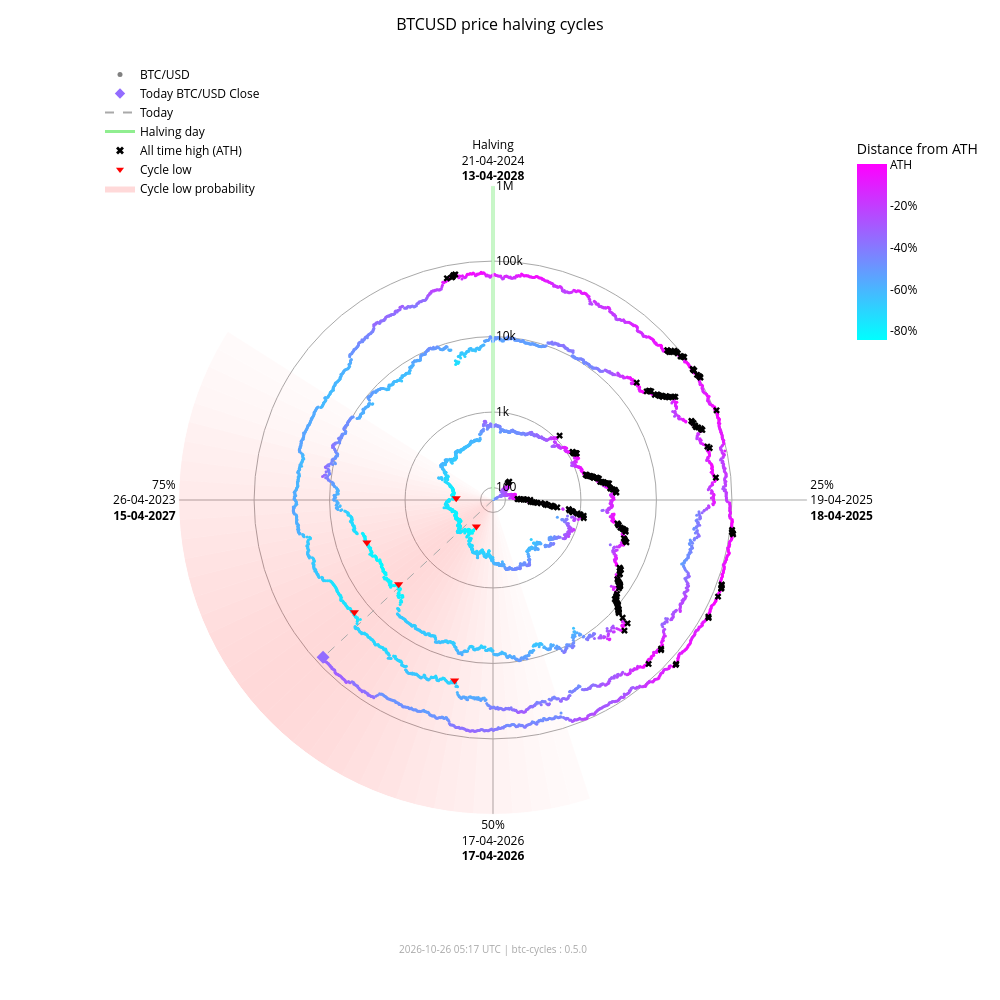

The notebook cell saved with this chart:
### Markdown cell above
### Interactive chart (plotly)

### Code cell
fig_interactive = btc.plot(
    kind="interactive",
    from_date="2012-11-28",
)
# plotly config for interactivity
config = {"scrollZoom": True, "displayModeBar": True}
# display in notebook
fig_interactive.show(config=config)

### Figure 1 — Plotly figure (JSON) as saved in the notebook; plotly's stock layout.template omitted (floating-point values rounded to 4 significant figures; data arrays with more than 128 entries replaced by an {"elided": "..."} marker saying what was removed)
{"data": [{"fill": "toself", "fillcolor": "rgba(255,0,0,0.018306980149439524)", "hoverinfo": "skip", "line": {"width": 0}, "mode": "lines", "r": [68.43, 1000000, 1000000, 68.43, 68.43], "showlegend": false, "theta": [162.0, 162.0, 165.6, 165.6, 162.0], "type": "scatterpolar"}, {"fill": "toself", "fillcolor": "rgba(255,0,0,0.02405911634527998)", "hoverinfo": "skip", "line": {"width": 0}, "mode": "lines", "r": [68.43, 1000000, 1000000, 68.43, 68.43], "showlegend": false, "theta": [165.6, 165.6, 169.2, 169.2, 165.6], "type": "scatterpolar"}, {"fill": "toself", "fillcolor": "rgba(255,0,0,0.030803449372254352)", "hoverinfo": "skip", "line": {"width": 0}, "mode": "lines", "r": [68.43, 1000000, 1000000, 68.43, 68.43], "showlegend": false, "theta": [169.2, 169.2, 172.8, 172.8, 169.2], "type": "scatterpolar"}, {"fill": "toself", "fillcolor": "rgba(255,0,0,0.03847233586005252)", "hoverinfo": "skip", "line": {"width": 0}, "mode": "lines", "r": [68.43, 1000000, 1000000, 68.43, 68.43], "showlegend": false, "theta": [172.8, 172.8, 176.4, 176.4, 172.8], "type": "scatterpolar"}, {"fill": "toself", "fillcolor": "rgba(255,0,0,0.04694405159551339)", "hoverinfo": "skip", "line": {"width": 0}, "mode": "lines", "r": [68.43, 1000000, 1000000, 68.43, 68.43], "showlegend": false, "theta": [176.4, 176.4, 180.0, 180.0, 176.4], "type": "scatterpolar"}, {"fill": "toself", "fillcolor": "rgba(255,0,0,0.05605603979818329)", "hoverinfo": "skip", "line": {"width": 0}, "mode": "lines", "r": [68.43, 1000000, 1000000, 68.43, 68.43], "showlegend": false, "theta": [180.0, 180.0, 183.6, 183.6, 180.0], "type": "scatterpolar"}, {"fill": "toself", "fillcolor": "rgba(255,0,0,0.06562330627802694)", "hoverinfo": "skip", "line": {"width": 0}, "mode": "lines", "r": [68.43, 1000000, 1000000, 68.43, 68.43], "showlegend": false, "theta": [183.6, 183.6, 187.2, 187.2, 183.6], "type": "scatterpolar"}, {"fill": "toself", "fillcolor": "rgba(255,0,0,0.07545707932574237)", "hoverinfo": "skip", "line": {"width": 0}, "mode": "lines", "r": [68.43, 1000000, 1000000, 68.43, 68.43], "showlegend": false, "theta": [187.2, 187.2, 190.8, 190.8, 187.2], "type": "scatterpolar"}, {"fill": "toself", "fillcolor": "rgba(255,0,0,0.08537841060169407)", "hoverinfo": "skip", "line": {"width": 0}, "mode": "lines", "r": [68.43, 1000000, 1000000, 68.43, 68.43], "showlegend": false, "theta": [190.8, 190.8, 194.4, 194.4, 190.8], "type": "scatterpolar"}, {"fill": "toself", "fillcolor": "rgba(255,0,0,0.09522272137134848)", "hoverinfo": "skip", "line": {"width": 0}, "mode": "lines", "r": [68.43, 1000000, 1000000, 68.43, 68.43], "showlegend": false, "theta": [194.4, 194.4, 198.0, 198.0, 194.4], "type": "scatterpolar"}, {"fill": "toself", "fillcolor": "rgba(255,0,0,0.10483418800389058)", "hoverinfo": "skip", "line": {"width": 0}, "mode": "lines", "r": [68.43, 1000000, 1000000, 68.43, 68.43], "showlegend": false, "theta": [198.0, 198.0, 201.6, 201.6, 198.0], "type": "scatterpolar"}, {"fill": "toself", "fillcolor": "rgba(255,0,0,0.11405248627197925)", "hoverinfo": "skip", "line": {"width": 0}, "mode": "lines", "r": [68.43, 1000000, 1000000, 68.43, 68.43], "showlegend": false, "theta": [201.6, 201.6, 205.2, 205.2, 201.6], "type": "scatterpolar"}, {"fill": "toself", "fillcolor": "rgba(255,0,0,0.12269756305009562)", "hoverinfo": "skip", "line": {"width": 0}, "mode": "lines", "r": [68.43, 1000000, 1000000, 68.43, 68.43], "showlegend": false, "theta": [205.2, 205.2, 208.8, 208.8, 205.2], "type": "scatterpolar"}, {"fill": "toself", "fillcolor": "rgba(255,0,0,0.13055959037792858)", "hoverinfo": "skip", "line": {"width": 0}, "mode": "lines", "r": [68.43, 1000000, 1000000, 68.43, 68.43], "showlegend": false, "theta": [208.8, 208.8, 212.4, 212.4, 208.8], "type": "scatterpolar"}, {"fill": "toself", "fillcolor": "rgba(255,0,0,0.13740037014073872)", "hoverinfo": "skip", "line": {"width": 0}, "mode": "lines", "r": [68.43, 1000000, 1000000, 68.43, 68.43], "showlegend": false, "theta": [212.4, 212.4, 216.0, 216.0, 212.4], "type": "scatterpolar"}, {"fill": "toself", "fillcolor": "rgba(255,0,0,0.14296927208088228)", "hoverinfo": "skip", "line": {"width": 0}, "mode": "lines", "r": [68.43, 1000000, 1000000, 68.43, 68.43], "showlegend": false, "theta": [216.0, 216.0, 219.6, 219.6, 216.0], "type": "scatterpolar"}, {"fill": "toself", "fillcolor": "rgba(255,0,0,0.14703219887325494)", "hoverinfo": "skip", "line": {"width": 0}, "mode": "lines", "r": [68.43, 1000000, 1000000, 68.43, 68.43], "showlegend": false, "theta": [219.6, 219.6, 223.2, 223.2, 219.6], "type": "scatterpolar"}, {"fill": "toself", "fillcolor": "rgba(255,0,0,0.14940752827264187)", "hoverinfo": "skip", "line": {"width": 0}, "mode": "lines", "r": [68.43, 1000000, 1000000, 68.43, 68.43], "showlegend": false, "theta": [223.2, 223.2, 226.8, 226.8, 223.2], "type": "scatterpolar"}, {"fill": "toself", "fillcolor": "rgba(255,0,0,0.15)", "hoverinfo": "skip", "line": {"width": 0}, "mode": "lines", "r": [68.43, 1000000, 1000000, 68.43, 68.43], "showlegend": false, "theta": [226.8, 226.8, 230.4, 230.4, 226.8], "type": "scatterpolar"}, {"fill": "toself", "fillcolor": "rgba(255,0,0,0.14882314851976614)", "hoverinfo": "skip", "line": {"width": 0}, "mode": "lines", "r": [68.43, 1000000, 1000000, 68.43, 68.43], "showlegend": false, "theta": [230.4, 230.4, 234.0, 234.0, 230.4], "type": "scatterpolar"}, {"fill": "toself", "fillcolor": "rgba(255,0,0,0.14600334989350275)", "hoverinfo": "skip", "line": {"width": 0}, "mode": "lines", "r": [68.43, 1000000, 1000000, 68.43, 68.43], "showlegend": false, "theta": [234.0, 234.0, 237.6, 237.6, 234.0], "type": "scatterpolar"}, {"fill": "toself", "fillcolor": "rgba(255,0,0,0.14176315293000513)", "hoverinfo": "skip", "line": {"width": 0}, "mode": "lines", "r": [68.43, 1000000, 1000000, 68.43, 68.43], "showlegend": false, "theta": [237.6, 237.6, 241.2, 241.2, 237.6], "type": "scatterpolar"}, {"fill": "toself", "fillcolor": "rgba(255,0,0,0.1363869302869166)", "hoverinfo": "skip", "line": {"width": 0}, "mode": "lines", "r": [68.43, 1000000, 1000000, 68.43, 68.43], "showlegend": false, "theta": [241.2, 241.2, 244.8, 244.8, 241.2], "type": "scatterpolar"}, {"fill": "toself", "fillcolor": "rgba(255,0,0,0.13017643696734477)", "hoverinfo": "skip", "line": {"width": 0}, "mode": "lines", "r": [68.43, 1000000, 1000000, 68.43, 68.43], "showlegend": false, "theta": [244.8, 244.8, 248.4, 248.4, 244.8], "type": "scatterpolar"}, {"fill": "toself", "fillcolor": "rgba(255,0,0,0.1234063302665758)", "hoverinfo": "skip", "line": {"width": 0}, "mode": "lines", "r": [68.43, 1000000, 1000000, 68.43, 68.43], "showlegend": false, "theta": [248.4, 248.4, 252.0, 252.0, 248.4], "type": "scatterpolar"}, {"fill": "toself", "fillcolor": "rgba(255,0,0,0.11628949020714345)", "hoverinfo": "skip", "line": {"width": 0}, "mode": "lines", "r": [68.43, 1000000, 1000000, 68.43, 68.43], "showlegend": false, "theta": [252.0, 252.0, 255.6, 255.6, 252.0], "type": "scatterpolar"}, {"fill": "toself", "fillcolor": "rgba(255,0,0,0.108959277972535)", "hoverinfo": "skip", "line": {"width": 0}, "mode": "lines", "r": [68.43, 1000000, 1000000, 68.43, 68.43], "showlegend": false, "theta": [255.6, 255.6, 259.2, 259.2, 255.6], "type": "scatterpolar"}, {"fill": "toself", "fillcolor": "rgba(255,0,0,0.1014715299920515)", "hoverinfo": "skip", "line": {"width": 0}, "mode": "lines", "r": [68.43, 1000000, 1000000, 68.43, 68.43], "showlegend": false, "theta": [259.2, 259.2, 262.8, 262.8, 259.2], "type": "scatterpolar"}, {"fill": "toself", "fillcolor": "rgba(255,0,0,0.09382430417652897)", "hoverinfo": "skip", "line": {"width": 0}, "mode": "lines", "r": [68.43, 1000000, 1000000, 68.43, 68.43], "showlegend": false, "theta": [262.8, 262.8, 266.4, 266.4, 262.8], "type": "scatterpolar"}, {"fill": "toself", "fillcolor": "rgba(255,0,0,0.08598937207621672)", "hoverinfo": "skip", "line": {"width": 0}, "mode": "lines", "r": [68.43, 1000000, 1000000, 68.43, 68.43], "showlegend": false, "theta": [266.4, 266.4, 270.0, 270.0, 266.4], "type": "scatterpolar"}, {"fill": "toself", "fillcolor": "rgba(255,0,0,0.07794710108398434)", "hoverinfo": "skip", "line": {"width": 0}, "mode": "lines", "r": [68.43, 1000000, 1000000, 68.43, 68.43], "showlegend": false, "theta": [270.0, 270.0, 273.6, 273.6, 270.0], "type": "scatterpolar"}, {"fill": "toself", "fillcolor": "rgba(255,0,0,0.06971614429145927)", "hoverinfo": "skip", "line": {"width": 0}, "mode": "lines", "r": [68.43, 1000000, 1000000, 68.43, 68.43], "showlegend": false, "theta": [273.6, 273.6, 277.2, 277.2, 273.6], "type": "scatterpolar"}, {"fill": "toself", "fillcolor": "rgba(255,0,0,0.061371174705723626)", "hoverinfo": "skip", "line": {"width": 0}, "mode": "lines", "r": [68.43, 1000000, 1000000, 68.43, 68.43], "showlegend": false, "theta": [277.2, 277.2, 280.8, 280.8, 277.2], "type": "scatterpolar"}, {"fill": "toself", "fillcolor": "rgba(255,0,0,0.05304520605236535)", "hoverinfo": "skip", "line": {"width": 0}, "mode": "lines", "r": [68.43, 1000000, 1000000, 68.43, 68.43], "showlegend": false, "theta": [280.8, 280.8, 284.4, 284.4, 280.8], "type": "scatterpolar"}, {"fill": "toself", "fillcolor": "rgba(255,0,0,0.044916938988340704)", "hoverinfo": "skip", "line": {"width": 0}, "mode": "lines", "r": [68.43, 1000000, 1000000, 68.43, 68.43], "showlegend": false, "theta": [284.4, 284.4, 288.0, 288.0, 284.4], "type": "scatterpolar"}, {"fill": "toself", "fillcolor": "rgba(255,0,0,0.0371870550186571)", "hoverinfo": "skip", "line": {"width": 0}, "mode": "lines", "r": [68.43, 1000000, 1000000, 68.43, 68.43], "showlegend": false, "theta": [288.0, 288.0, 291.6, 291.6, 288.0], "type": "scatterpolar"}, {"fill": "toself", "fillcolor": "rgba(255,0,0,0.030049603184432498)", "hoverinfo": "skip", "line": {"width": 0}, "mode": "lines", "r": [68.43, 1000000, 1000000, 68.43, 68.43], "showlegend": false, "theta": [291.6, 291.6, 295.2, 295.2, 291.6], "type": "scatterpolar"}, {"fill": "toself", "fillcolor": "rgba(255,0,0,0.023665126797805223)", "hoverinfo": "skip", "line": {"width": 0}, "mode": "lines", "r": [68.43, 1000000, 1000000, 68.43, 68.43], "showlegend": false, "theta": [295.2, 295.2, 298.8, 298.8, 295.2], "type": "scatterpolar"}, {"fill": "toself", "fillcolor": "rgba(255,0,0,0.018141004067302662)", "hoverinfo": "skip", "line": {"width": 0}, "mode": "lines", "r": [68.43, 1000000, 1000000, 68.43, 68.43], "showlegend": false, "theta": [298.8, 298.8, 302.4, 302.4, 298.8], "type": "scatterpolar"}, {"hoverinfo": "skip", "line": {"color": "darkgrey", "dash": "dash", "width": 1}, "mode": "lines", "r": [68.43, 80020.0], "showlegend": false, "theta": [227.2, 227.2], "type": "scatterpolar"}, {"hoverinfo": "skip", "line": {"color": "lightgreen", "width": 3}, "mode": "lines", "r": [68.43, 1000000], "showlegend": false, "theta": [0, 0], "type": "scatterpolar"}, {"hoverinfo": "text", "marker": {"color": {"elided": "4930 str values"}, "size": 3}, "mode": "markers", "r": {"elided": "4930 float values"}, "showlegend": false, "text": {"elided": "4930 str values"}, "theta": {"elided": "4930 float values"}, "type": "scatterpolar"}, {"hoverinfo": "text", "marker": {"color": "#936cff", "size": 10, "symbol": "diamond"}, "mode": "markers", "r": [80020.0], "showlegend": false, "text": ["Today<br>Date: 2026-10-25<br>Price: $80,024.01"], "theta": [227.2], "type": "scatterpolar"}, {"hoverinfo": "text", "marker": {"color": "black", "size": 6, "symbol": "x"}, "mode": "markers", "r": {"elided": "182 float values"}, "showlegend": false, "text": {"elided": "182 str values"}, "theta": {"elided": "182 float values"}, "type": "scatterpolar"}, {"hoverinfo": "text", "marker": {"color": "red", "size": 8, "symbol": "triangle-down"}, "mode": "markers", "r": [178.1, 210.5, 3237.0, 3961.0, 19020.0, 15790.0], "showlegend": false, "text": ["Cycle Low<br>Date: 2015-01-14<br>Price: $178.10<br>ATH distance: -84.5%", "Cycle Low<br>Date: 2015-08-24<br>Price: $210.49<br>ATH distance: -81.7%", "Cycle Low<br>Date: 2018-12-15<br>Price: $3,236.76<br>ATH distance: -83.4%", "Cycle Low<br>Date: 2019-03-15<br>Price: $3,960.91<br>ATH distance: -79.7%", "Cycle Low<br>Date: 2022-06-18<br>Price: $19,017.64<br>ATH distance: -71.9%", "Cycle Low<br>Date: 2022-11-21<br>Price: $15,787.28<br>ATH distance: -76.6%"], "theta": [212.1, 272.7, 228.3, 251.4, 192.0, 231.0], "type": "scatterpolar"}, {"marker": {"color": "grey", "size": 5}, "mode": "markers", "name": "BTC/USD", "r": [null], "theta": [null], "type": "scatterpolar"}, {"marker": {"color": "#936cff", "size": 8, "symbol": "diamond"}, "mode": "markers", "name": "Today BTC/USD Close", "r": [null], "theta": [null], "type": "scatterpolar"}, {"line": {"color": "darkgrey", "dash": "dash"}, "mode": "lines", "name": "Today", "r": [null], "theta": [null], "type": "scatterpolar"}, {"line": {"color": "lightgreen", "width": 3}, "mode": "lines", "name": "Halving day", "r": [null], "theta": [null], "type": "scatterpolar"}, {"marker": {"color": "black", "size": 7, "symbol": "x"}, "mode": "markers", "name": "All time high (ATH)", "r": [null], "theta": [null], "type": "scatterpolar"}, {"marker": {"color": "red", "size": 7, "symbol": "triangle-down"}, "mode": "markers", "name": "Cycle low", "r": [null], "theta": [null], "type": "scatterpolar"}, {"fill": "toself", "fillcolor": "rgba(255,0,0,0.15)", "line": {"width": 0}, "mode": "lines", "name": "Cycle low probability", "r": [null], "theta": [null], "type": "scatterpolar"}, {"hoverinfo": "skip", "marker": {"cmax": 0, "cmin": -0.8453, "color": [0], "colorbar": {"len": 0.25, "ticktext": ["ATH", "-20%", "-40%", "-60%", "-80%", "-100%"], "tickvals": [0, -0.2, -0.4, -0.6, -0.8, -1.0], "title": {"text": "Distance from ATH"}, "x": 0.95, "y": 0.92, "yanchor": "top"}, "colorscale": {"elided": "256x2 mixed values"}, "showscale": true, "size": 0}, "mode": "markers", "r": [null], "showlegend": false, "theta": [null], "type": "scatterpolar"}], "layout": {"annotations": [{"font": {"color": "darkgrey", "size": 10}, "showarrow": false, "text": "2026-10-26 05:17 UTC | btc-cycles : 0.5.0", "x": 0.5, "xref": "paper", "y": -0.02, "yref": "paper"}], "font": {"color": "black"}, "height": 1000, "legend": {"bgcolor": "rgba(0,0,0,0)", "font": {"color": "black"}, "x": 0.0, "y": 1.0}, "margin": {"b": 60, "l": 100, "r": 80, "t": 60}, "paper_bgcolor": "white", "plot_bgcolor": "white", "polar": {"angularaxis": {"color": "black", "direction": "clockwise", "gridcolor": "darkgrey", "rotation": 90, "ticktext": ["Halving<br>21-04-2024<br><b>13-04-2028</b>", "25%<br>19-04-2025<br><b>18-04-2025</b>", "50%<br>17-04-2026<br><b>17-04-2026</b>", "75%<br>26-04-2023<br><b>15-04-2027</b>"], "tickvals": [0, 90, 180, 270]}, "bgcolor": "white", "domain": {"x": [0.1, 0.9], "y": [0.05, 0.95]}, "radialaxis": {"angle": 90, "color": "black", "gridcolor": "darkgrey", "range": [1.835, 6.0], "tickangle": 90, "ticktext": ["100", "1k", "10k", "100k", "1M"], "tickvals": [100, 1000, 10000, 100000, 1000000], "type": "log"}}, "title": {"font": {"color": "black", "size": 16}, "text": "BTCUSD price halving cycles", "x": 0.5}, "width": 1000}}
